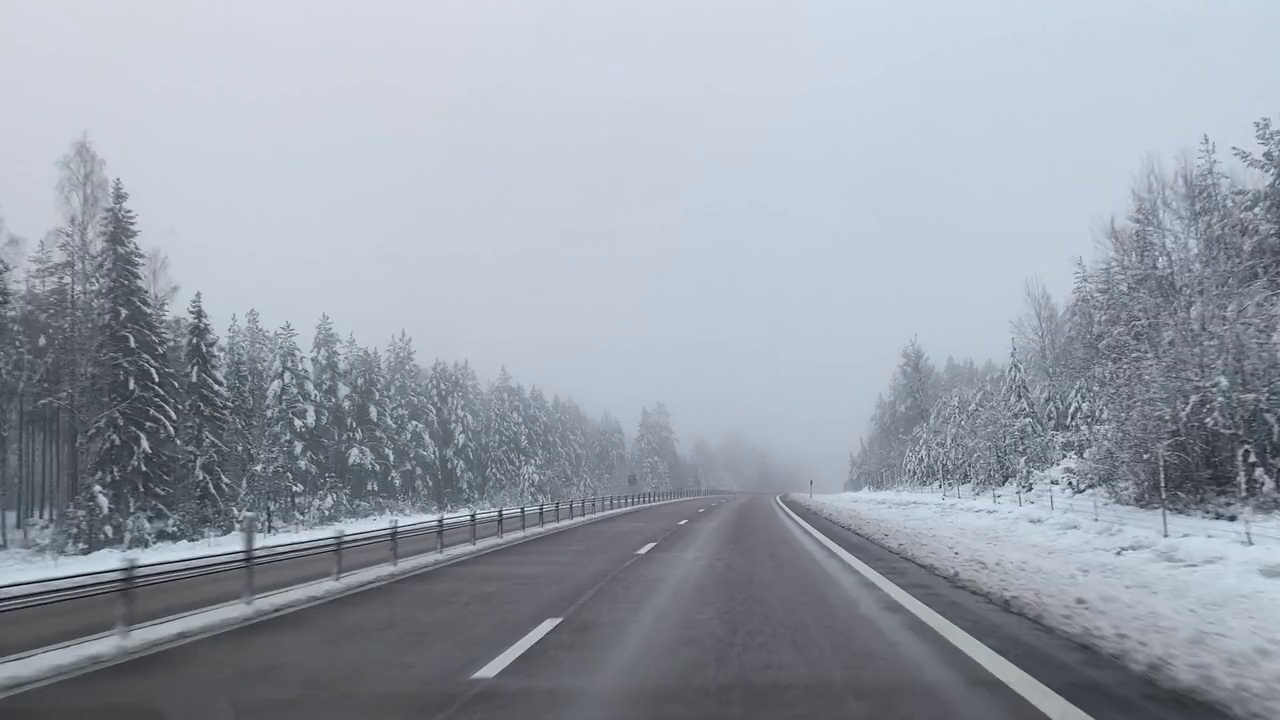
#> input picture opencv_python_ch06_ch10/ch06/Driving_fog.jpg, 1280 x 720 px
$ python 3-1.py
#> lines starting #> are read from the running program, lines starting #| are printed output that depends on the picture; after the words box and inside, x2 and y2 are one past the last pixel; in counts of white or black regions, pixels touching at a corner belong together
# -*- coding: utf-8 -*-  # 한글 주석쓰려면 이거 해야함
import cv2 # opencv 사용
import numpy as np
image = cv2.imread('Driving_fog.jpg') # 이미지 읽기
#> image is the input picture: shape (720, 1280, 3); mean B, G, R 170.2, 160.3, 153.4
mark = np.copy(image) # image 복사

#  BGR 제한 값 설정
blue_threshold = 155
green_threshold = 155
red_threshold = 155
bgr_threshold = [blue_threshold, green_threshold, red_threshold]

# BGR 제한 값보다 작으면 검은색으로, 크면 흰색
thresholds = (image[:,:,0] < bgr_threshold[0]) \
            | (image[:,:,1] < bgr_threshold[1]) \
            | (image[:,:,2] < bgr_threshold[2])
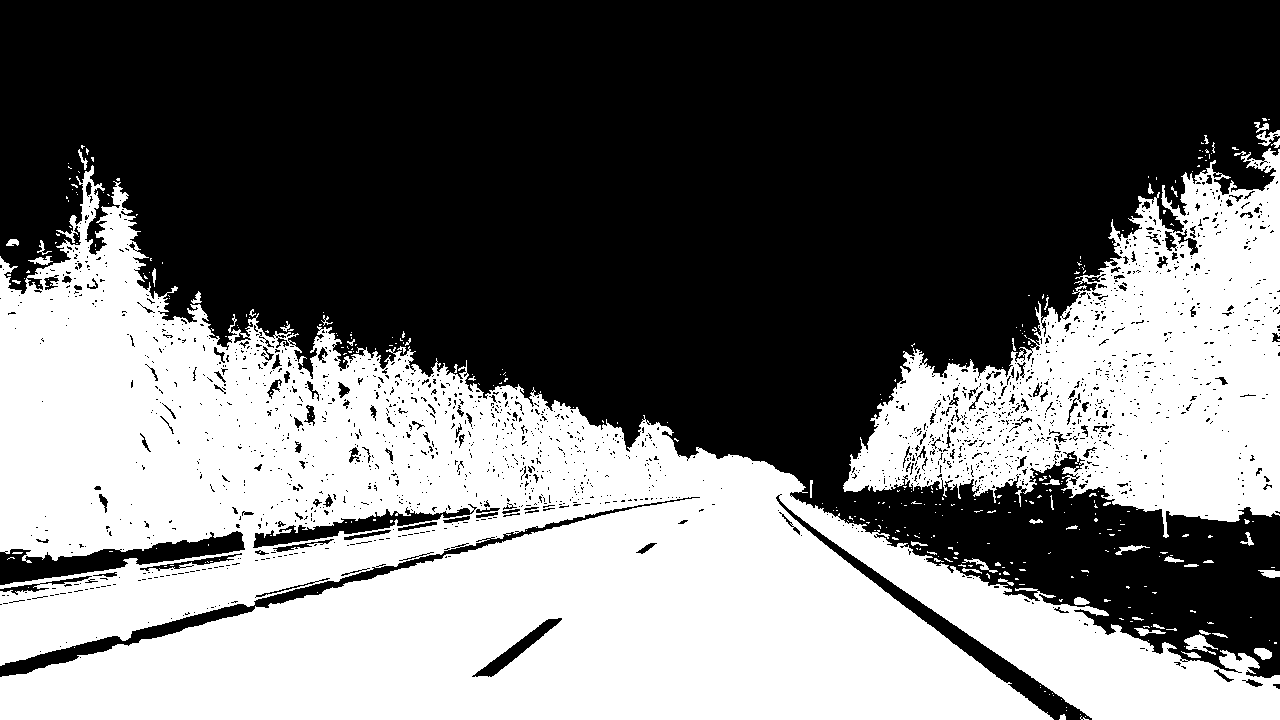
#> thresholds: shape (720, 1280) bool; 44.1% white; 375 white regions (321 under 20 px), largest, box (x1, y1, x2, y2) and area: (0, 165, 1280, 720) 320233, (843, 148, 1280, 538) 81927, (1184, 634, 1218, 655) 309
mark[thresholds] = [0,0,0]
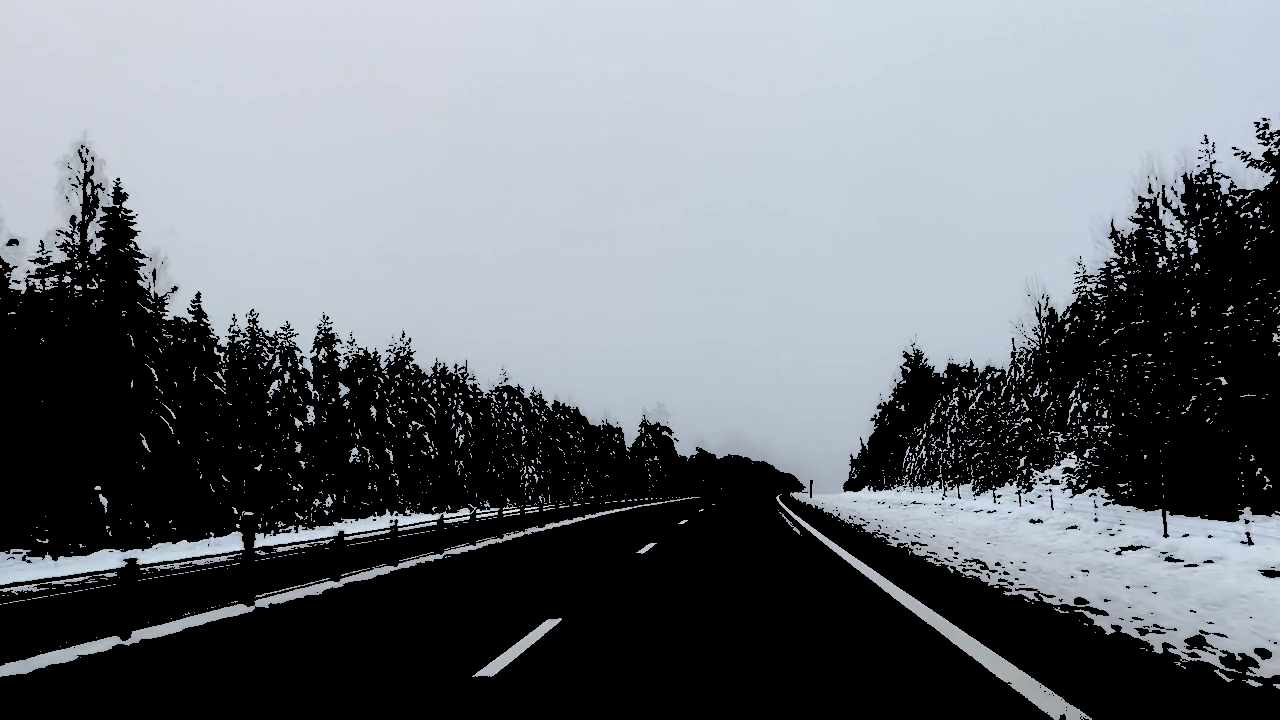
#> mark: shape (720, 1280, 3); mean B, G, R 119.7, 113.3, 108.5

cv2.imshow('white',mark) # 흰색 추출 이미지 출력
cv2.imshow('result',image) # 이미지 출력
cv2.waitKey(0)

$ run again, with opencv_python_ch06_ch10/ch06/building.jpg copied over opencv_python_ch06_ch10/ch06/Driving_fog.jpg
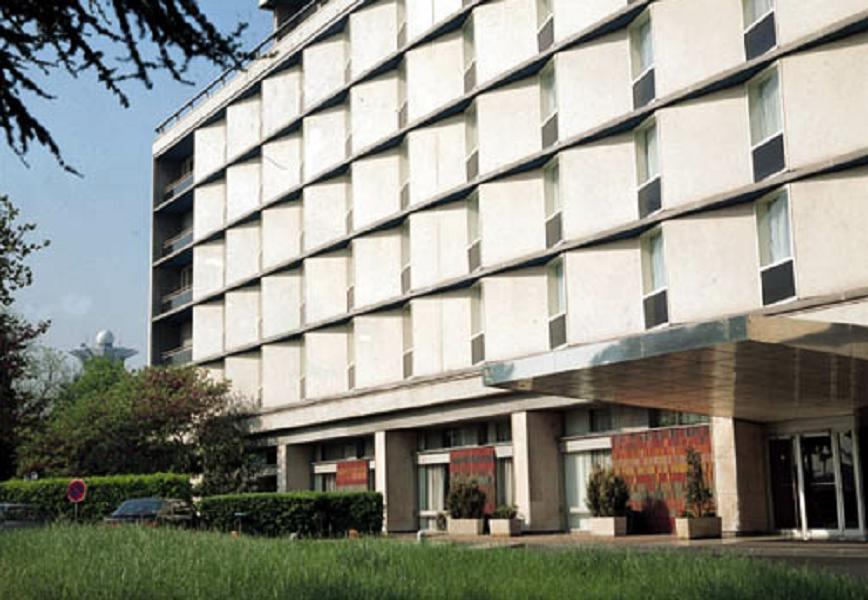
#> input picture opencv_python_ch06_ch10/ch06/building.jpg, 868 x 600 px
#> image is the input picture: shape (600, 868, 3); mean B, G, R 133.7, 143.6, 142.9
#> `thresholds = (image[:,:,0] < bgr_threshold[0]) \ | (image[:,:,1] < bgr..`:
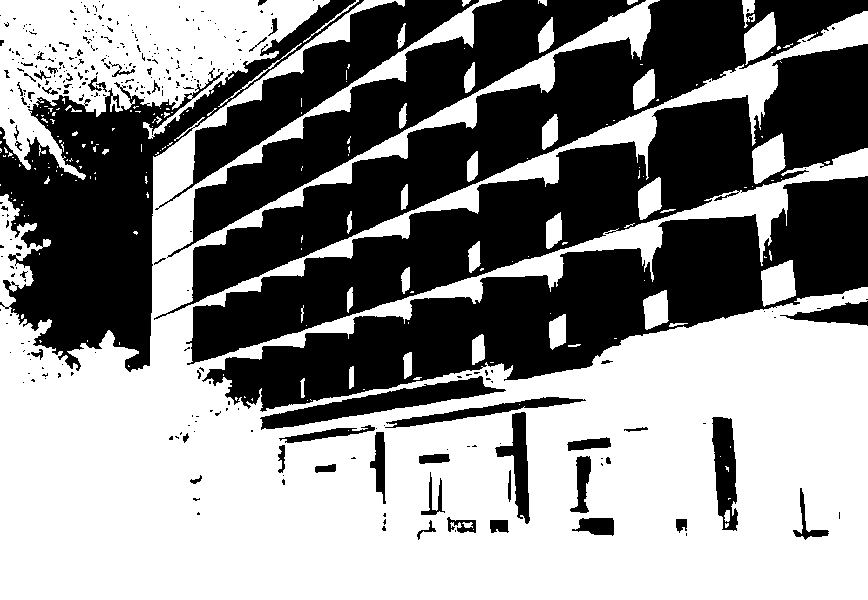
#> thresholds: shape (600, 868) bool; 54.6% white; 342 black regions (283 under 20 px), largest, box (x1, y1, x2, y2) and area: (202, 176, 868, 412) 52434, (186, 44, 868, 365) 52211, (154, 0, 868, 320) 41563
#> `mark[thresholds] = [0,0,0]`:
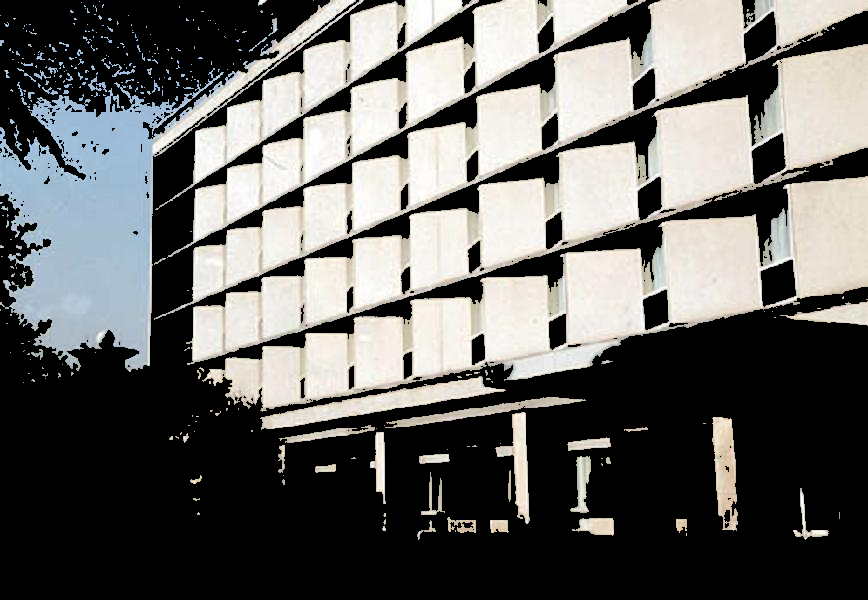
#> mark: shape (600, 868, 3); mean B, G, R 98.6, 101, 101.4

$ run again, with opencv_python_ch06_ch10/ch06/coins1.jpg copied over opencv_python_ch06_ch10/ch06/Driving_fog.jpg
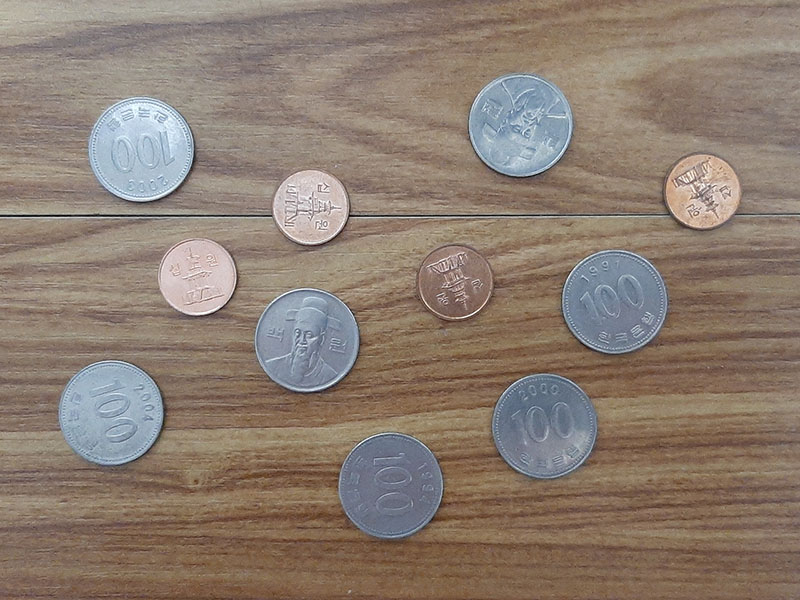
#> input picture opencv_python_ch06_ch10/ch06/coins1.jpg, 800 x 600 px
#> image is the input picture: shape (600, 800, 3); mean B, G, R 112.7, 124.6, 139.8
#> `thresholds = (image[:,:,0] < bgr_threshold[0]) \ | (image[:,:,1] < bgr..`:
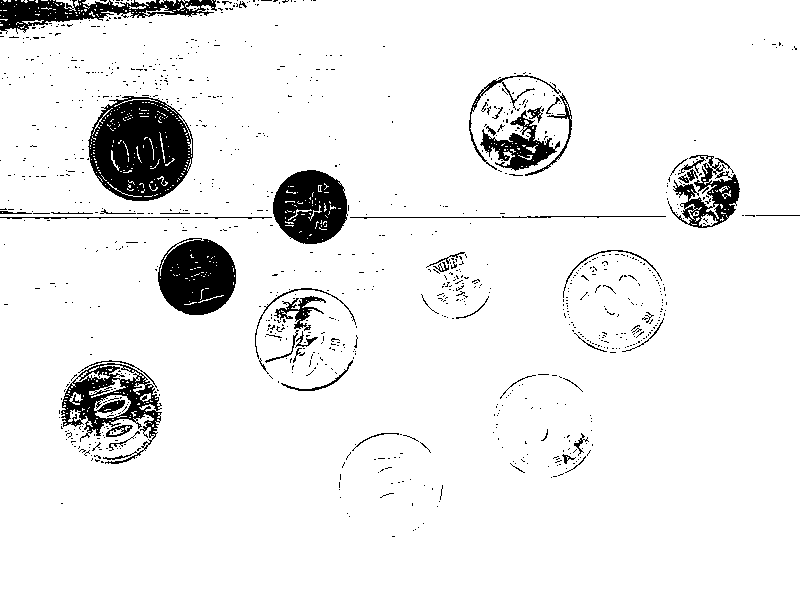
#> thresholds: shape (600, 800) bool; 92.9% white; 962 black regions (911 under 20 px), largest, box (x1, y1, x2, y2) and area: (88, 96, 193, 201) 7801, (158, 238, 236, 315) 4515, (273, 170, 348, 244) 3994
#> `mark[thresholds] = [0,0,0]`:
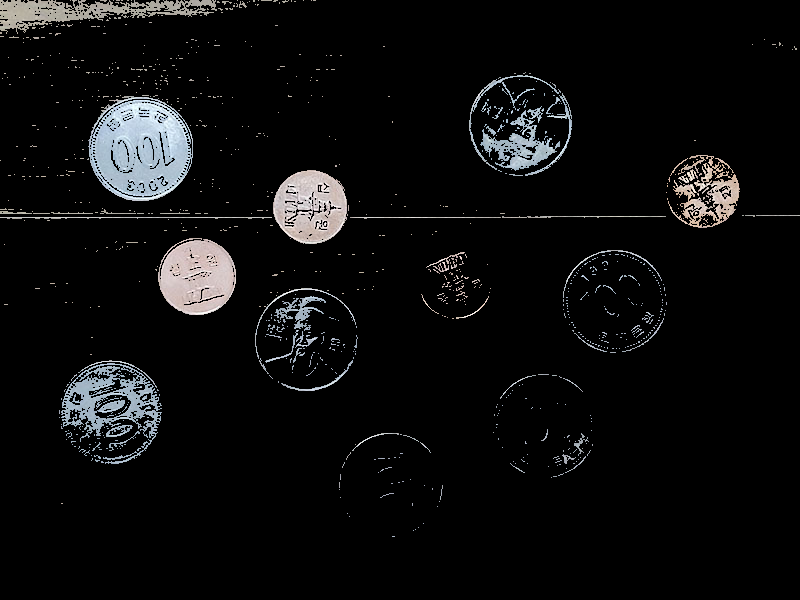
#> mark: shape (600, 800, 3); mean B, G, R 13.8, 13.5, 13.3

$ run again, with opencv_python_ch06_ch10/ch06/coins2.jpg copied over opencv_python_ch06_ch10/ch06/Driving_fog.jpg
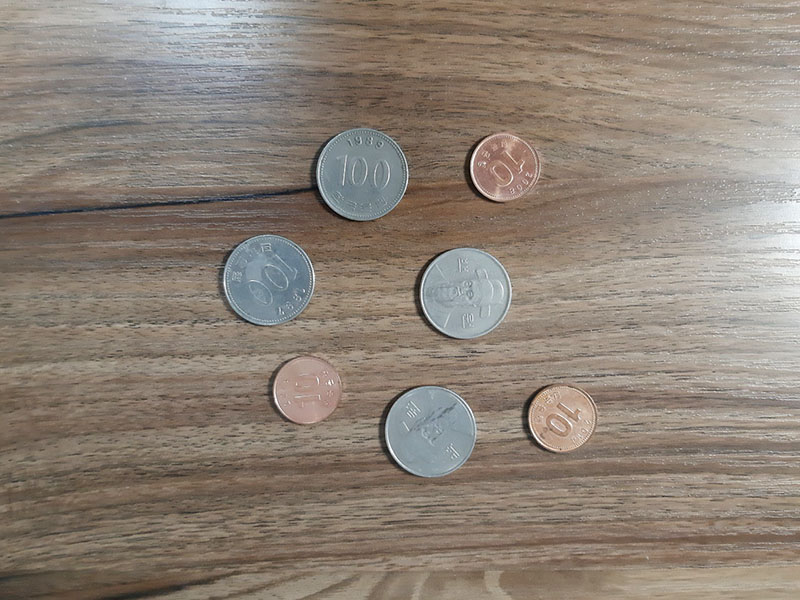
#> input picture opencv_python_ch06_ch10/ch06/coins2.jpg, 800 x 600 px
#> image is the input picture: shape (600, 800, 3); mean B, G, R 118.9, 129.9, 141.1
#> `thresholds = (image[:,:,0] < bgr_threshold[0]) \ | (image[:,:,1] < bgr..`:
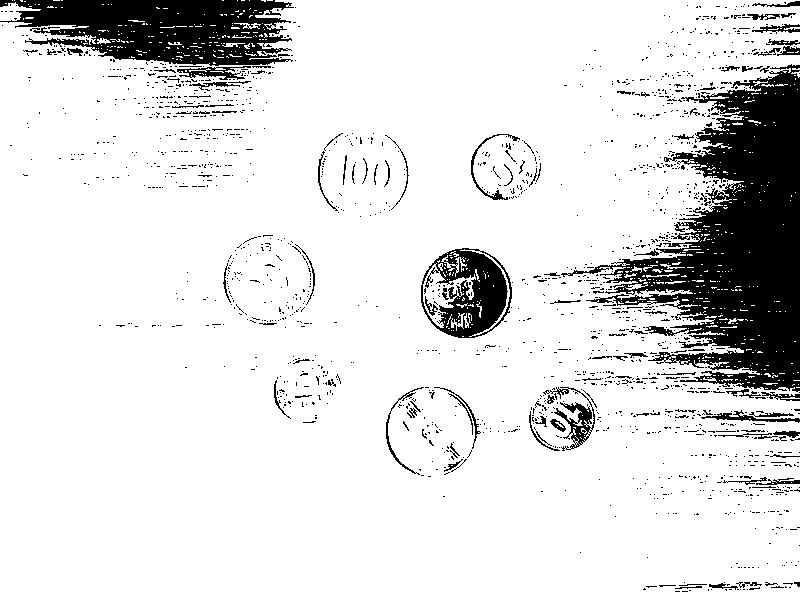
#> thresholds: shape (600, 800) bool; 87.1% white; 1728 black regions (1621 under 20 px), largest, box (x1, y1, x2, y2) and area: (561, 64, 800, 392) 32139, (0, 0, 294, 66) 12993, (421, 248, 512, 338) 4338
#> `mark[thresholds] = [0,0,0]`:
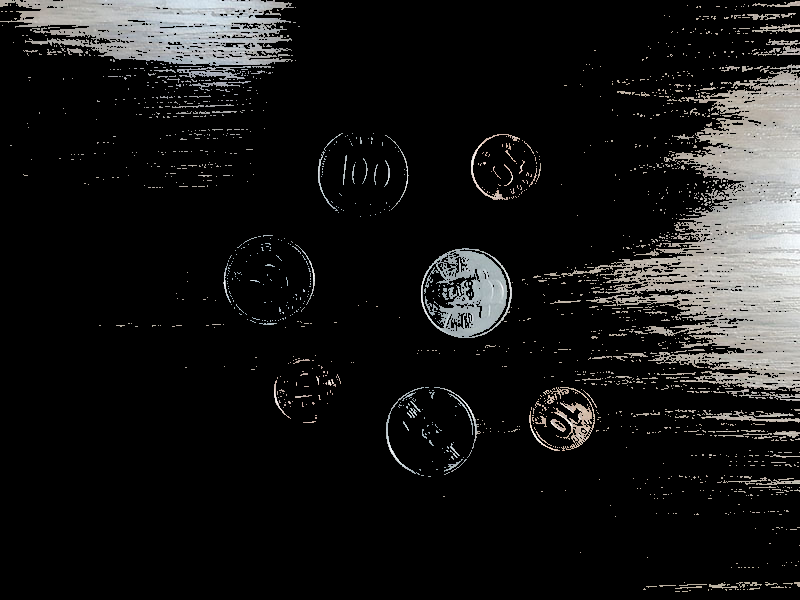
#> mark: shape (600, 800, 3); mean B, G, R 23.3, 23.7, 23.9
